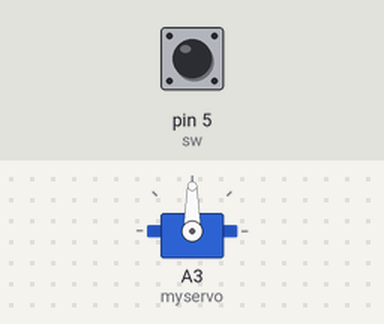
This sketch was run on a simulated Arduino Uno, built with avr-gcc and run on an emulated ATmega328P. Parts: servo. Inputs (shaded band) come from the test bench; at power-on: pin 5 (sw) HIGH.

Above: at 1.2 s.
1.3 s: pin 5 (sw) pulled LOW for 1 s
At 3.5 s:
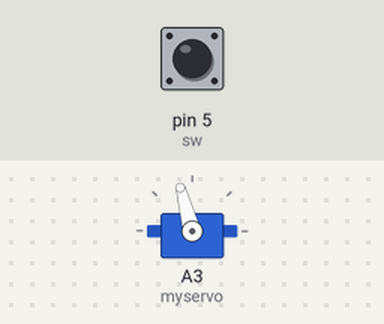
4.3 s: pin 5 (sw) pulled LOW for 0.15 s
At 5.1 s:
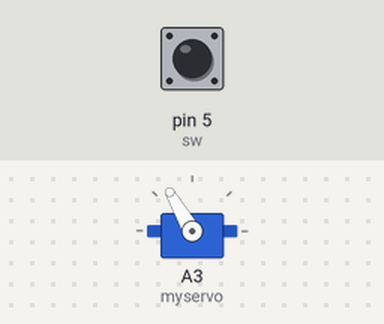
5.9 s: pin 5 (sw) pulled LOW for 3.2 s
At 10.0 s:
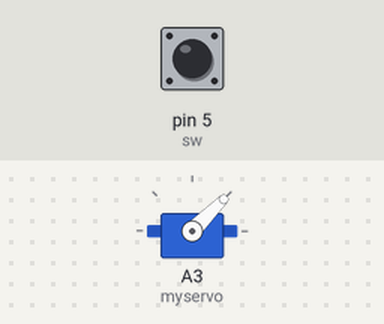
Timing chart, 0 to 11.5 s (numbered marks = the images above; inputs shaded):
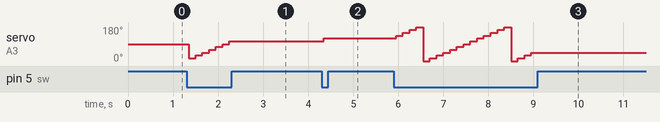

The sketch:

motor_1.ino
```cpp
#include<Servo.h>
Servo myservo;
int sw =5;
int angle =0;
long bounceStartTime = 0;
long debounce = 50;

void setup() {
  // put your setup code here, to run once:
  pinMode(sw,INPUT_PULLUP);
  myservo.attach(A3);
//  Serial.begin(9600);
}

void loop() {
  // put your main code here, to run repeatedly:
  if(digitalRead(sw)  ==  LOW){
    if(bounceStartTime == 0 ){
      bounceStartTime = millis();
    }
    if(millis() - bounceStartTime > debounce){
      angle +=15;
      if(angle >180){
        angle = 0;
      }
      myservo.write(angle);
      bounceStartTime = 0;
      delay(100);
    }
  }

}
```

Measured:
- after the input at 1.3 s, servo on A3 (myservo): 90° → 15° after 0.05 s, → 30° 0.15 s later, → 45° 0.15 s later, → 60° 0.15 s later, … (7 changes in this stretch)
- after the input at 4.3 s, servo on A3 (myservo): 105° → 120° after 0.05 s
- after the input at 5.9 s, servo on A3 (myservo): ramps from 0° to 180° and jumps back, once every 2.0 s
